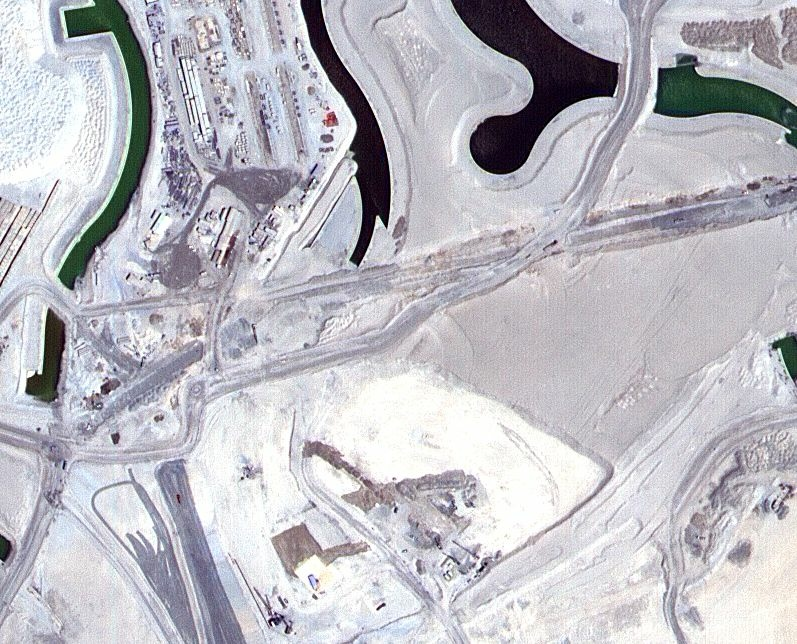
#> input picture data/images/image0001.jpg, 797 x 644 px; its folder holds only this picture in this run
$ jupyter execute --allow-errors MultiSourceSatelliteImagery_kmeans.ipynb
#> lines starting #> are read from the running program, lines starting #| are printed output that depends on the picture
[cell 1]
import pandas as pd
import numpy as np
import matplotlib.pyplot as plt
import os

import rasterio as rio

from sklearn.model_selection import train_test_split
from sklearn.cluster import KMeans
from sklearn.metrics import silhouette_score

from skimage.segmentation import mark_boundaries
from skimage.util import img_as_ubyte
from skimage.color import rgb2gray
from skimage.exposure import equalize_adapthist

from PIL import Image

Data Analysis

[cell 2]
images_dir ='../data/images'
masks_dir = '../data/masks'
metrics_dir='../metrics'
models_dir='../models'


images = sorted(os.listdir(images_dir))
#> (the rest of this cell did not finish here and is left out)

#> (a cell that did not finish here is left out)

[cell 4]
Building = '#3C1098'.lstrip('#')
Building = np.array(tuple(int(Building[i:i+2], 16) for i in (0, 2, 4))) # 60, 16, 152

Land = '#8429F6'.lstrip('#')
Land = np.array(tuple(int(Land[i:i+2], 16) for i in (0, 2, 4))) #132, 41, 246

Road = '#6EC1E4'.lstrip('#')
Road = np.array(tuple(int(Road[i:i+2], 16) for i in (0, 2, 4))) #110, 193, 228

Vegetation =  '#FEDD3A'.lstrip('#')
Vegetation = np.array(tuple(int(Vegetation[i:i+2], 16) for i in (0, 2, 4))) #254, 221, 58

Water = '#E2A929'.lstrip('#')
Water = np.array(tuple(int(Water[i:i+2], 16) for i in (0, 2, 4))) #226, 169, 41

Unlabeled = '#9B9B9B'.lstrip('#')
Unlabeled = np.array(tuple(int(Unlabeled[i:i+2], 16) for i in (0, 2, 4))) #155, 155, 155

[cell 5]
#Generate class label map
#Building: #3C1098
#Land (unpaved area): #8429F6
#Road: #6EC1E4
#Vegetation: #FEDD3A
#Water: #E2A929
#Unlabeled: #9B9B9B
#Object

color_map = {
    (60, 16, 152):0,   # Building #Dark voilet
    (132, 41, 246):1,  # Land (unpaved area) # Bright voilet
    (110, 193, 228):2, # Road # soft blue
    (254, 221, 58):3,  # Vegetation # Bright yellow
    (226, 169, 41):4,  # Water # Bright orange
    (155, 155, 155):5  # Object # Dark Gray
}

[cell 6]
# [60 lines left out: function rgb_to_2D_label, not called in this run]

Gridsearch for best parameters

[cell 7]
# Gridsearch for best params
from sklearn.model_selection import GridSearchCV
from sklearn.metrics import silhouette_score
from skimage.transform import resize

kmeans= KMeans(random_state=42, n_init='auto')
param_grid={
    'n_clusters':range(2, 11),
    'init':['k-means++', 'random']
}

def silhouette_scorer(estmiator, X, y=None):
    cluster_labels=estmiator.fit_predict(X)
    return silhouette_score(X, cluster_labels)

grid_search=GridSearchCV(
    estimator=kmeans,
    param_grid=param_grid,
    scoring=silhouette_scorer,
    cv=3,
    n_jobs=-1
)

train_image_data=[]
#> (the rest of this cell did not finish here and is left out)

GridSearch is used for 10 random images to find out best parameters.
The best parameters are n_clusters=2 and init=k-means++
Silhoutte Score is around 0.60. The corresponding masks for images have 6 clusters of the segmentation. It is used by default for model processing.
The default init for KMeans model is init='k-means++'

KMeans-Training Loop

[cell 8]
from sklearn.metrics import accuracy_score, precision_score, recall_score, f1_score
from sklearn.cluster import KMeans
import warnings
warnings.filterwarnings("ignore")

kmeans=KMeans(n_clusters=6, random_state=42,n_init='auto')
mse=[]
accuracy=[]
precision=[]
recall=[]
f1=[]
#> (the rest of this cell did not finish here and is left out)

Kmeans-Validation Loop

[cell 9]
val_mse=[]
val_accuracy=[]
val_precision=[]
val_recall=[]
val_f1=[]


#> (the rest of this cell did not finish here and is left out)

[cell 10]
#save model
import pickle
with open(os.path.join(models_dir, 'kmeans_model.pkl'), 'wb') as file:
    pickle.dump(kmeans, file)

Model Metrics

[cell 11]
#mse, accuracy, precision, f1
plt.plot(accuracy)
plt.plot(val_accuracy)
plt.title('Accuracy vs Images')
plt.xlabel('Images')
plt.ylabel('Accuracy')
plt.savefig(os.path.join(metrics_dir, 'kmeans_accuracy.png'))
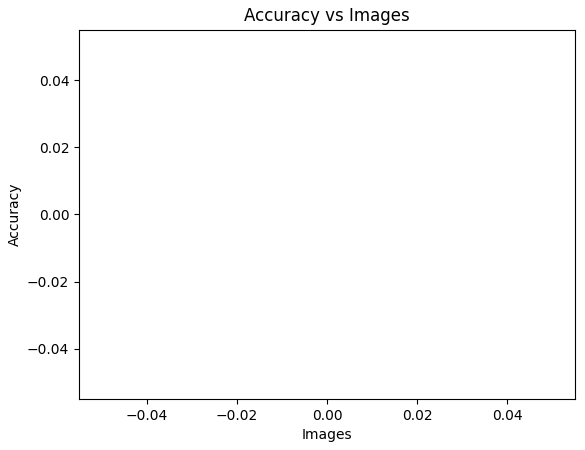
#> figure drawn by matplotlib, 1 panel
plt.show()

[cell 12]
plt.plot(f1)
plt.plot(val_f1)
plt.title('F1 Score vs. Images')
plt.xlabel('Images')
plt.ylabel('F1 Score')
plt.savefig(os.path.join(metrics_dir, 'kmeans_f1.png'))
plt.show()

[cell 13]
plt.plot(mse)
plt.plot(val_mse)
plt.title('Mse vs. Images')
plt.xlabel('Images')
plt.ylabel('Mse')
plt.savefig(os.path.join(metrics_dir, 'kmeans_mse.png'))
#> further down, image_data is the input picture: shape (644, 797, 3); mean R, G, B 188.8, 188.1, 194.8
plt.show()

KMeans with cluster centriods

[cell 14]
#6EC1E4
#Vegetation: #FEDD3A
#Water: #E2A929
#Unlabeled: #9B9B9B
custom_colors=['#3C1098', '#8429F6', '#6EC1E4', '#FEDD3A', '#E2A929', '#9B9B9B']

#> (the rest of this cell did not finish here and is left out)

[cell 15]
import numpy as np

# [28 lines left out: function apply_color_map, not called in this run]

Actual color mask output


    # Building #Dark voilet
    # Land (unpaved area) # Bright voilet
    # Road # soft blue
    # Vegetation # Bright yellow
    # Water # Bright orange
    # Object # Dark Gray

Predicted Mask and Ground Truth

#> (a cell that did not finish here is left out)

#> (a cell that did not finish here is left out)
